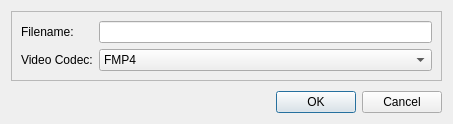
<?xml version="1.0" encoding="UTF-8"?>
<ui version="4.0">
 <class>VideoFileConfigurationDialog</class>
 <widget class="QDialog" name="VideoFileConfigurationDialog">
  <property name="geometry">
   <rect>
    <x>0</x>
    <y>0</y>
    <width>453</width>
    <height>124</height>
   </rect>
  </property>
  <property name="windowTitle">
   <string>Configure Video File</string>
  </property>
  <layout class="QVBoxLayout" name="verticalLayout">
   <item>
    <widget class="QFrame" name="frame">
     <property name="frameShape">
      <enum>QFrame::StyledPanel</enum>
     </property>
     <property name="frameShadow">
      <enum>QFrame::Raised</enum>
     </property>
     <layout class="QFormLayout" name="formLayout">
      <item row="0" column="0">
       <widget class="QLabel" name="label">
        <property name="text">
         <string>Filename:</string>
        </property>
       </widget>
      </item>
      <item row="0" column="1">
       <widget class="QFrame" name="frame_2">
        <property name="frameShape">
         <enum>QFrame::NoFrame</enum>
        </property>
        <property name="frameShadow">
         <enum>QFrame::Raised</enum>
        </property>
        <layout class="QHBoxLayout" name="horizontalLayout">
         <property name="leftMargin">
          <number>0</number>
         </property>
         <property name="topMargin">
          <number>0</number>
         </property>
         <property name="rightMargin">
          <number>0</number>
         </property>
         <property name="bottomMargin">
          <number>0</number>
         </property>
         <item>
          <widget class="VariableTextWidget" name="txt_filename"/>
         </item>
        </layout>
       </widget>
      </item>
      <item row="1" column="0">
       <widget class="QLabel" name="label_2">
        <property name="text">
         <string>Video Codec:</string>
        </property>
       </widget>
      </item>
      <item row="1" column="1">
       <widget class="QComboBox" name="dpd_codec">
        <item>
         <property name="text">
          <string>FMP4</string>
         </property>
        </item>
       </widget>
      </item>
     </layout>
    </widget>
   </item>
   <item>
    <spacer name="verticalSpacer">
     <property name="orientation">
      <enum>Qt::Vertical</enum>
     </property>
     <property name="sizeHint" stdset="0">
      <size>
       <width>20</width>
       <height>40</height>
      </size>
     </property>
    </spacer>
   </item>
   <item>
    <widget class="QDialogButtonBox" name="buttonbox">
     <property name="orientation">
      <enum>Qt::Horizontal</enum>
     </property>
     <property name="standardButtons">
      <set>QDialogButtonBox::Cancel|QDialogButtonBox::Ok</set>
     </property>
    </widget>
   </item>
  </layout>
 </widget>
 <customwidgets>
  <customwidget>
   <class>VariableTextWidget</class>
   <extends>QLineEdit</extends>
   <header>app/widgets/variable_text_widget.h</header>
  </customwidget>
 </customwidgets>
 <resources/>
 <connections>
  <connection>
   <sender>buttonbox</sender>
   <signal>accepted()</signal>
   <receiver>VideoFileConfigurationDialog</receiver>
   <slot>accept()</slot>
   <hints>
    <hint type="sourcelabel">
     <x>248</x>
     <y>254</y>
    </hint>
    <hint type="destinationlabel">
     <x>157</x>
     <y>274</y>
    </hint>
   </hints>
  </connection>
  <connection>
   <sender>buttonbox</sender>
   <signal>rejected()</signal>
   <receiver>VideoFileConfigurationDialog</receiver>
   <slot>reject()</slot>
   <hints>
    <hint type="sourcelabel">
     <x>316</x>
     <y>260</y>
    </hint>
    <hint type="destinationlabel">
     <x>286</x>
     <y>274</y>
    </hint>
   </hints>
  </connection>
 </connections>
</ui>
